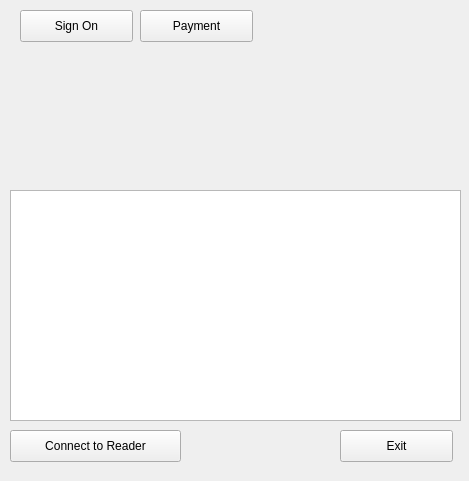
<?xml version="1.0" encoding="UTF-8"?>
<ui version="4.0">
 <class>Form</class>
 <widget class="QWidget" name="Form">
  <property name="geometry">
   <rect>
    <x>0</x>
    <y>0</y>
    <width>469</width>
    <height>481</height>
   </rect>
  </property>
  <property name="windowTitle">
   <string>Form</string>
  </property>
  <widget class="QPushButton" name="SignOnPushButton">
   <property name="geometry">
    <rect>
     <x>20</x>
     <y>10</y>
     <width>113</width>
     <height>32</height>
    </rect>
   </property>
   <property name="text">
    <string>Sign On</string>
   </property>
  </widget>
  <widget class="QPushButton" name="PaymentPushButton">
   <property name="geometry">
    <rect>
     <x>140</x>
     <y>10</y>
     <width>113</width>
     <height>32</height>
    </rect>
   </property>
   <property name="text">
    <string>Payment</string>
   </property>
  </widget>
  <widget class="QPlainTextEdit" name="MessageTextEdit">
   <property name="geometry">
    <rect>
     <x>10</x>
     <y>190</y>
     <width>451</width>
     <height>231</height>
    </rect>
   </property>
  </widget>
  <widget class="QPushButton" name="ExitPushButton">
   <property name="geometry">
    <rect>
     <x>340</x>
     <y>430</y>
     <width>113</width>
     <height>32</height>
    </rect>
   </property>
   <property name="text">
    <string>Exit</string>
   </property>
  </widget>
  <widget class="QPushButton" name="ConnectPushButton">
   <property name="geometry">
    <rect>
     <x>10</x>
     <y>430</y>
     <width>171</width>
     <height>32</height>
    </rect>
   </property>
   <property name="text">
    <string>Connect to Reader</string>
   </property>
  </widget>
 </widget>
 <resources/>
 <connections/>
</ui>
